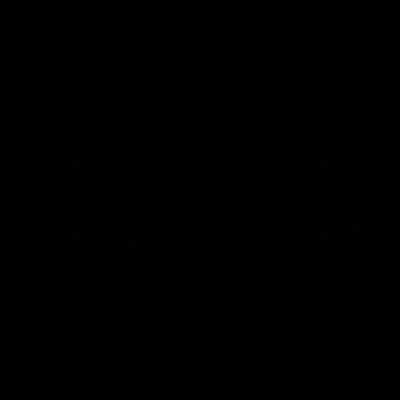
Frame 1 (no input)
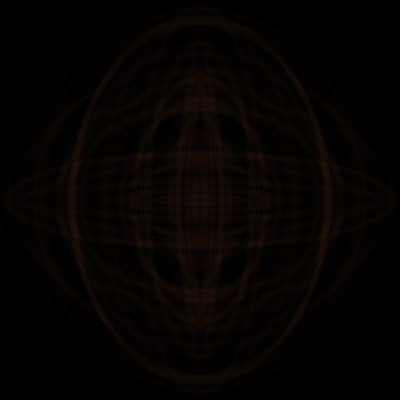
Frame 60 (the mouse pressed at the canvas centre just before this capture)
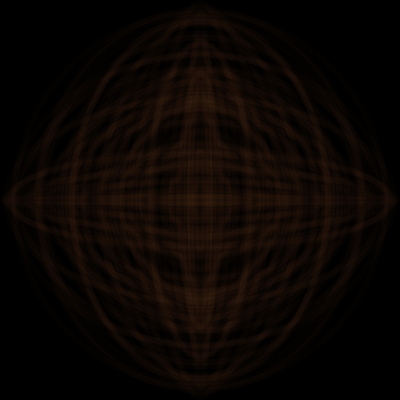
Frame 120 (the mouse held since frame 60 and released just before this capture)

The Processing sketch that drew these frames (run headless with seeded random() and noise(); from frame 60 on, the mouse is pressed at the canvas centre):

// Processing sketch: processing_2033
// ── processing_2033.pde

float h = 202;
//float s= random(50);
//float b= random(50);

void setup() {
  size(400,400);
  noFill();
  background(0);

}
void draw(){ 
  translate(width/2,height/2);
 // background(0);
  stroke (h,96+random(10),56+random(10),5
 );
  strokeWeight(6);
  float tamcirx = random(width);
    float tamciry = random(height);
  ellipse(0,0,tamcirx,tamciry);

//save("pildora.png");
}
